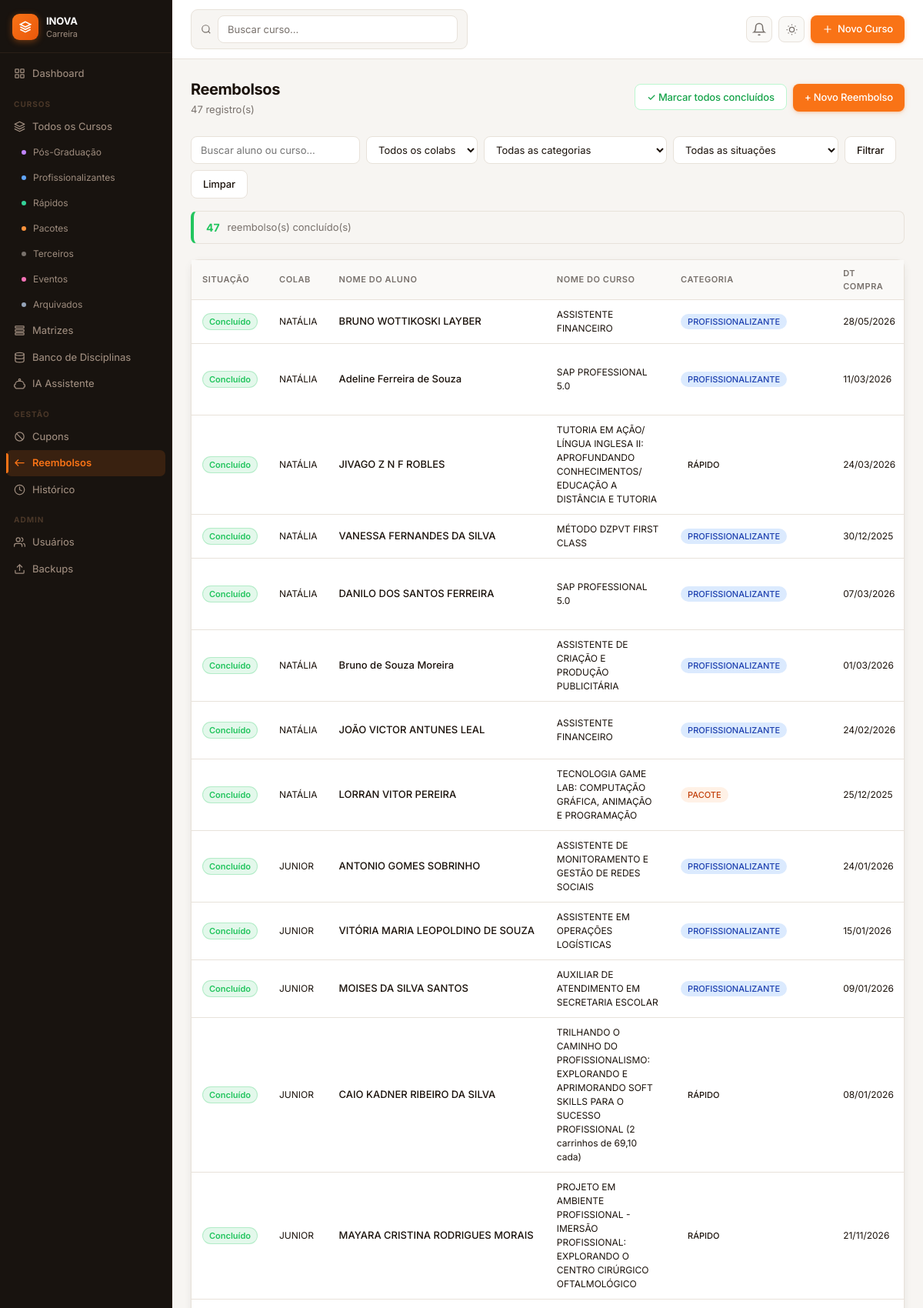
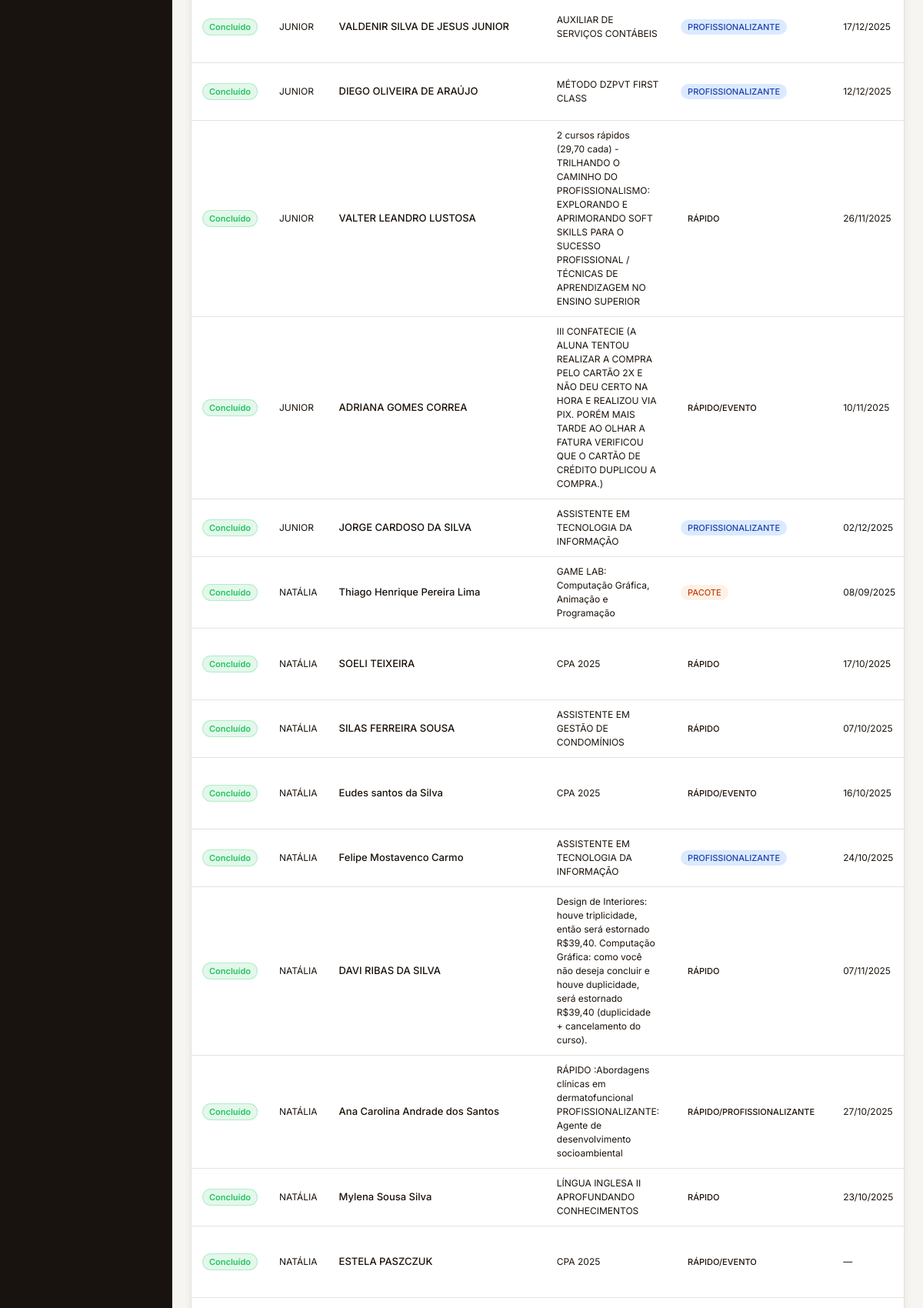
/reembolsos (signed in, upper part), run on the app's committed database (2 pictures, top to bottom).
### app.py (models this page shows, shortened)
class Refund(db.Model):
    id               = db.Column(db.Integer, primary_key=True)
    colab            = db.Column(db.String(100))
    nome_aluno       = db.Column(db.String(200))
    data_compra      = db.Column(db.Date)
    data_solicitacao = db.Column(db.Date)   # Solicitação do aluno
    valor            = db.Column(db.Float)
    valor_estorno    = db.Column(db.Float)
    nome_curso       = db.Column(db.String(300))
    categoria        = db.Column(db.String(100))
    solicitacao_1    = db.Column(db.Date)   # 1ª Solicitação (Nathy)
    solicitacao_2    = db.Column(db.Date)   # 2ª Solicitação (Jorge)
    data_aprovacao   = db.Column(db.Date)
    motivo           = db.Column(db.Text)
    curso_excluido   = db.Column(db.Date)   # Data exclusão do curso
    obs              = db.Column(db.Text)
    concluido_manual = db.Column(db.Boolean, default=False)
    created_at       = db.Column(db.DateTime, default=datetime.utcnow)
    cpf              = db.Column(db.String(20))
    celular          = db.Column(db.String(30))
    pix              = db.Column(db.String(200))
    email_destino    = db.Column(db.String(200))
    @property
    def pendencia(self):
        if self.concluido_manual:
            return ('concluido', 'Concluído')

### app.py (the view)
@app.route('/reembolsos')
@perm_check('can_manage_reembolsos')
def reembolsos():
    busca      = request.args.get('q', '').strip()
    f_colab    = request.args.get('colab', '').strip()
    f_cat      = request.args.get('categoria', '').strip()
    f_pend     = request.args.get('pendencia', '').strip()
    q = Refund.query
    if busca:
        q = q.filter(db.or_(
            Refund.nome_aluno.ilike(f'%{busca}%'),
            Refund.nome_curso.ilike(f'%{busca}%')
        ))
    if f_colab:
        q = q.filter(Refund.colab.ilike(f'%{f_colab}%'))
    if f_cat:
        q = q.filter(Refund.categoria.ilike(f'%{f_cat}%'))
    items = q.order_by(Refund.created_at.desc()).all()
    if f_pend:
        items = [r for r in items if r.pendencia[0] == f_pend]
    contagem = {'sem_solic1': 0, 'sem_solic2': 0, 'sem_aprovacao': 0, 'sem_exclusao': 0, 'concluido': 0}
    for r in Refund.query.all():
        contagem[r.pendencia[0]] += 1
    colabs = sorted({r.colab for r in Refund.query.all() if r.colab})
    cats   = sorted({r.categoria for r in Refund.query.all() if r.categoria})
    return render_template('reembolsos.html', items=items, contagem=contagem,
                           busca=busca, f_colab=f_colab, f_cat=f_cat, f_pend=f_pend,
                           colabs=colabs, cats=cats)

### app.py (called while the page is built, shortened)
def perm_check(check_fn_name):
    def decorator(f):
        @wraps(f)
        def decorated(*args, **kwargs):
            if 'user_id' not in session:
                return redirect(url_for('login'))
            u = User.query.get(session['user_id'])
            if not u or not getattr(u, check_fn_name)():
                flash('Você não tem permissão para acessar esta seção.', 'danger')
                return redirect(url_for('dashboard'))
            return f(*args, **kwargs)
        return decorated
    return decorator

@app.context_processor
def inject_now():
    return {'now': datetime.now}

@app.before_request
def ensure_db():
    global _db_ready

    def can_manage_cupons(self):
        if self.role == 'admin': return True
        if self._p().get('block_cupons'): return False
        return self.role == 'editor' or self._p().get('cupons_gerenciar', False)

    def can_manage_reembolsos(self):
        if self.role == 'admin': return True
        if self._p().get('block_reembolsos'): return False
        return self.role == 'editor' or self._p().get('reembolsos_gerenciar', False)

    def can_view_historico(self):
        if self.role == 'admin': return True
        if self._p().get('block_historico'): return False
        return self.role == 'editor' or self._p().get('historico_ver', False)

### templates/reembolsos.html (shortened to what this page needs)
{% extends 'base.html' %}
{% block content %}
<div class="page">
  <div class="page-header">
    <div>
      <div class="page-title">Reembolsos</div>
      <div class="page-subtitle">{{ items|length }} registro(s)</div>
    </div>
    <div style="display:flex;gap:8px">
      {% if session.role == 'admin' %}
      <form method="POST" action="{{ url_for('reembolsos_marcar_todos_concluidos') }}"
            onsubmit="return confirm('Marcar TODOS os reembolsos pendentes como concluídos?')">
        <button type="submit" class="btn btn-secondary" style="color:#16a34a;border-color:#bbf7d0">
          ✓ Marcar todos concluídos
        </button>
      </form>
      {% endif %}
      {% if session.role in ['admin','editor'] %}
      <a href="{{ url_for('reembolso_novo') }}" class="btn btn-primary">+ Novo Reembolso</a>
      {% endif %}
    </div>
  </div>
  <form method="GET" class="filters" style="margin-bottom:16px">
    <input type="text" name="q" value="{{ busca }}" placeholder="Buscar aluno ou curso..." class="filter-select" style="width:220px">
    <select name="colab" class="filter-select" onchange="this.form.submit()">
      <option value="">Todos os colabs</option>
    </select>
    <select name="categoria" class="filter-select" onchange="this.form.submit()">
      <option value="">Todas as categorias</option>
    </select>
    <select name="pendencia" class="filter-select" onchange="this.form.submit()">
      <option value="">Todas as situações</option>
    </select>
    <button type="submit" class="btn btn-secondary">Filtrar</button>
    <a href="{{ url_for('reembolsos') }}" class="btn btn-secondary">Limpar</a>
  </form>
  {% set pendentes = contagem.sem_solic1 + contagem.sem_solic2 + contagem.sem_aprovacao + contagem.sem_exclusao %}
  {% if contagem.concluido > 0 %}
  <div style="background:var(--card-bg);border:1px solid var(--border);border-left:4px solid #22c55e;border-radius:8px;padding:10px 16px;margin-bottom:20px;display:flex;align-items:center;gap:10px">
    <span style="font-weight:700;color:#22c55e">{{ contagem.concluido }}</span>
    <span style="font-size:13px;color:var(--text-muted)">reembolso(s) concluído(s)</span>
  </div>
  {% endif %}
  <div class="card">
    <div class="table-wrapper">
      <table style="min-width:1200px">
        <thead>
          <tr>
            <th>Situação</th>
            <th>Colab</th>
            <th>Nome do Aluno</th>
            <th>Nome do Curso</th>
            <th>Categoria</th>
            <th>Dt Compra</th>
          </tr>
        </thead>
        <tbody>
          {% for r in items %}
          {% set pend = r.pendencia %}
          {% if pend[0] == 'sem_solic1' %}{% set badge_color = '#ef4444' %}
          {% elif pend[0] == 'sem_solic2' %}{% set badge_color = '#f97316' %}
          {% elif pend[0] == 'sem_aprovacao' %}{% set badge_color = '#eab308' %}
          {% elif pend[0] == 'sem_exclusao' %}{% set badge_color = '#6366f1' %}
          {% else %}{% set badge_color = '#22c55e' %}{% endif %}
          <tr>
            <td style="white-space:nowrap">
              <span style="display:inline-block;padding:2px 8px;border-radius:12px;font-size:11px;font-weight:600;background:{{ badge_color }}20;color:{{ badge_color }};border:1px solid {{ badge_color }}40">
                {{ pend[1] }}
              </span>
            </td>
            <td style="white-space:nowrap;font-size:12px">{{ r.colab or '—' }}</td>
            <td style="white-space:nowrap;font-weight:500;font-size:13px">{{ r.nome_aluno or '—' }}</td>
            <td style="max-width:180px;font-size:12px">{{ r.nome_curso or '—' }}</td>
            <td>
              {% if r.categoria %}
              <span class="badge badge-{{ r.categoria|lower|replace('-','_')|replace('ó','o')|replace('é','e')|replace('ã','a') }}">{{ r.categoria }}</span>
              {% else %}—{% endif %}
            </td>
            <td style="font-size:12px;white-space:nowrap">{{ r.data_compra.strftime('%d/%m/%Y') if r.data_compra else '—' }}</td>
          </tr>
          {% else %}
          <tr><td colspan="15" style="text-align:center;color:var(--text-muted);padding:32px">Nenhum reembolso registrado.</td></tr>
          {% endfor %}
        </tbody>
      </table>
    </div>
  </div>
</div>
{% endblock %}

### static/css/style.css (style rules this page uses)
:root { --bg: #f7f5f2; --surface: #ffffff; --surface-2: #faf9f7; --sidebar-bg: #18130f; --sidebar-border: #2a1f18; --sidebar-text: #9e8c7e; --sidebar-hover: #241c16; --primary: #f97316; --primary-hover: #ea580c; --primary-light: #fff7ed; --primary-ring: rgba(249,115,22,.18); --success: #16a34a; --warning: #d97706; --danger: #dc2626; --text: #1a110a; --text-muted: #78716c; --border: #e8e2da; --radius: 10px; --shadow: 0 1px 2px rgba(0,0,0,.04), 0 4px 12px rgba(0,0,0,.06); --shadow-md: 0 4px 16px rgba(0,0,0,.10), 0 1px 4px rgba(0,0,0,.06); --transition: .18s ease; }
*, *::before, *::after { box-sizing: border-box; margin: 0; padding: 0; }
body { font-family: 'Inter', -apple-system, BlinkMacSystemFont, sans-serif; background: var(--bg); color: var(--text); font-size: 14px; line-height: 1.5; transition: background var(--transition), color var(--transition); -webkit-font-smoothing: antialiased; }
.page { padding: 24px; }
.page-header { display: flex; align-items: center; justify-content: space-between; margin-bottom: 24px; flex-wrap: wrap; gap: 12px; }
.page-title { font-size: 20px; font-weight: 700; letter-spacing: -.02em; }
.page-subtitle { font-size: 13px; color: var(--text-muted); margin-top: 2px; }
.card { background: var(--surface); border-radius: var(--radius); box-shadow: var(--shadow); border: 1px solid var(--border); transition: background var(--transition), border-color var(--transition); }
.table-wrapper { overflow-x: auto; }
table { width: 100%; border-collapse: collapse; }
thead th { background: var(--surface-2); padding: 9px 14px; text-align: left; font-size: 11px; font-weight: 600; letter-spacing: .05em; text-transform: uppercase; color: var(--text-muted); border-bottom: 1px solid var(--border); transition: background var(--transition); }
tbody tr { border-bottom: 1px solid var(--border); transition: background .12s; }
td { padding: 10px 14px; font-size: 13px; vertical-align: middle; }
.badge { display: inline-flex; align-items: center; padding: 2px 9px; border-radius: 20px; font-size: 11px; font-weight: 500; white-space: nowrap; }
.badge-profissionalizante { background: #dbeafe; color: #1e40af; }
.badge-pacote { background: #fff1e6; color: #c2410c; }
.btn { display: inline-flex; align-items: center; gap: 6px; padding: 8px 15px; border-radius: 8px; border: none; cursor: pointer; font-size: 13px; font-weight: 500; text-decoration: none; transition: all .15s; white-space: nowrap; font-family: inherit; letter-spacing: -.01em; }
.btn-primary { background: var(--primary); color: #fff; box-shadow: 0 1px 3px rgba(249,115,22,.3), 0 2px 8px rgba(249,115,22,.15); }
.btn-secondary { background: var(--surface); color: var(--text); border: 1.5px solid var(--border); }
.filters { display: flex; gap: 8px; flex-wrap: wrap; margin-bottom: 18px; }
.filter-select { padding: 7px 11px; border: 1.5px solid var(--border); border-radius: 8px; background: var(--surface); font-size: 13px; color: var(--text); outline: none; cursor: pointer; transition: border-color .14s, box-shadow .14s; font-family: inherit; }
input[type=text], input[type=password], input[type=number], input[type=date], input[type=url], select, textarea { padding: 9px 12px; border: 1.5px solid var(--border); border-radius: 8px; font-size: 13px; font-family: inherit; color: var(--text); outline: none; transition: border-color .14s, box-shadow .14s, background var(--transition); background: var(--surface); }

### data on the page
Refund: pend "Concluído", colab "NATÁLIA", nome_aluno "BRUNO WOTTIKOSKI LAYBER", nome_curso "ASSISTENTE FINANCEIRO", categoria "PROFISSIONALIZANTE", data_compra "28/05/2026"
Refund: pend "Concluído", colab "NATÁLIA", nome_aluno "Adeline Ferreira de Souza", nome_curso "SAP PROFESSIONAL 5.0", categoria "PROFISSIONALIZANTE", data_compra "11/03/2026"
Refund: pend "Concluído", colab "NATÁLIA", nome_aluno "JIVAGO Z N F ROBLES", nome_curso "TUTORIA EM AÇÃO/ LÍNGUA INGLESA II: APROFUNDANDO CONHECIMENTOS/ EDUCAÇÃO A DISTÂNCIA E TUTORIA", categoria "RÁPIDO", data_compra "24/03/2026"
Refund: pend "Concluído", colab "NATÁLIA", nome_aluno "VANESSA FERNANDES DA SILVA", nome_curso "MÉTODO DZPVT FIRST CLASS", categoria "PROFISSIONALIZANTE", data_compra "30/12/2025"
Refund: pend "Concluído", colab "NATÁLIA", nome_aluno "DANILO DOS SANTOS FERREIRA", nome_curso "SAP PROFESSIONAL 5.0", categoria "PROFISSIONALIZANTE", data_compra "07/03/2026"
Refund: pend "Concluído", colab "NATÁLIA", nome_aluno "Bruno de Souza Moreira", nome_curso "ASSISTENTE DE CRIAÇÃO E PRODUÇÃO PUBLICITÁRIA", categoria "PROFISSIONALIZANTE", data_compra "01/03/2026"
Refund: pend "Concluído", colab "NATÁLIA", nome_aluno "JOÃO VICTOR ANTUNES LEAL", nome_curso "ASSISTENTE FINANCEIRO", categoria "PROFISSIONALIZANTE", data_compra "24/02/2026"
Refund: pend "Concluído", colab "NATÁLIA", nome_aluno "LORRAN VITOR PEREIRA", nome_curso "TECNOLOGIA GAME LAB: COMPUTAÇÃO GRÁFICA, ANIMAÇÃO E PROGRAMAÇÃO", categoria "PACOTE", data_compra "25/12/2025"
Refund: pend "Concluído", colab "JUNIOR", nome_aluno "ANTONIO GOMES SOBRINHO", nome_curso "ASSISTENTE DE MONITORAMENTO E GESTÃO DE REDES SOCIAIS", categoria "PROFISSIONALIZANTE", data_compra "24/01/2026"
Refund: pend "Concluído", colab "JUNIOR", nome_aluno "VITÓRIA MARIA LEOPOLDINO DE SOUZA", nome_curso "ASSISTENTE EM OPERAÇÕES LOGÍSTICAS", categoria "PROFISSIONALIZANTE", data_compra "15/01/2026"
Refund: pend "Concluído", colab "JUNIOR", nome_aluno "MOISES DA SILVA SANTOS", nome_curso "AUXILIAR DE ATENDIMENTO EM SECRETARIA ESCOLAR", categoria "PROFISSIONALIZANTE", data_compra "09/01/2026"
Refund: pend "Concluído", colab "JUNIOR", nome_aluno "CAIO KADNER RIBEIRO DA SILVA", nome_curso "TRILHANDO O CAMINHO DO PROFISSIONALISMO: EXPLORANDO E APRIMORANDO SOFT SKILLS PARA O SUCESSO PROFISSIONAL (2 carrinhos de 69,10 cada)", categoria "RÁPIDO", data_compra "08/01/2026"
Refund: pend "Concluído", colab "JUNIOR", nome_aluno "MAYARA CRISTINA RODRIGUES MORAIS", nome_curso "PROJETO EM AMBIENTE PROFISSIONAL - IMERSÃO PROFISSIONAL: EXPLORANDO O CENTRO CIRÚRGICO OFTALMOLÓGICO", categoria "RÁPIDO", data_compra "21/11/2026"
Refund: pend "Concluído", colab "JUNIOR", nome_aluno "VALDENIR SILVA DE JESUS JUNIOR", nome_curso "AUXILIAR DE SERVIÇOS CONTÁBEIS", categoria "PROFISSIONALIZANTE", data_compra "17/12/2025"
Refund: pend "Concluído", colab "JUNIOR", nome_aluno "DIEGO OLIVEIRA DE ARAÚJO", nome_curso "MÉTODO DZPVT FIRST CLASS", categoria "PROFISSIONALIZANTE", data_compra "12/12/2025"
Refund: pend "Concluído", colab "JUNIOR", nome_aluno "VALTER LEANDRO LUSTOSA", nome_curso "2 cursos rápidos (29,70 cada) - TRILHANDO O CAMINHO DO PROFISSIONALISMO: EXPLORANDO E APRIMORANDO SOFT SKILLS PARA O SUCESSO PROFISSIONAL / TÉCNICAS DE APRENDIZAGEM NO ENSINO SUPERIOR", categoria "RÁPIDO", data_compra "26/11/2025"
Refund: pend "Concluído", colab "JUNIOR", nome_aluno "ADRIANA GOMES CORREA", nome_curso "III CONFATECIE (A ALUNA TENTOU REALIZAR A COMPRA PELO CARTÃO 2X E NÃO DEU CERTO NA HORA E REALIZOU VIA PIX. PORÉM MAIS TARDE AO OLHAR A FATURA VERIFICOU QUE O CARTÃO DE CRÉDITO DUPLICOU A COMPRA.)", categoria "RÁPIDO/EVENTO", data_compra "10/11/2025"
Refund: pend "Concluído", colab "JUNIOR", nome_aluno "JORGE CARDOSO DA SILVA", nome_curso "ASSISTENTE EM TECNOLOGIA DA INFORMAÇÃO", categoria "PROFISSIONALIZANTE", data_compra "02/12/2025"
Refund: pend "Concluído", colab "NATÁLIA", nome_aluno "Thiago Henrique Pereira Lima", nome_curso "GAME LAB: Computação Gráfica, Animação e Programação", categoria "PACOTE", data_compra "08/09/2025"
Refund: pend "Concluído", colab "NATÁLIA", nome_aluno "SOELI TEIXEIRA", nome_curso "CPA 2025", categoria "RÁPIDO", data_compra "17/10/2025"
Refund: pend "Concluído", colab "NATÁLIA", nome_aluno "SILAS FERREIRA SOUSA", nome_curso "ASSISTENTE EM GESTÃO DE CONDOMÍNIOS", categoria "RÁPIDO", data_compra "07/10/2025"
Refund: pend "Concluído", colab "NATÁLIA", nome_aluno "Eudes santos da Silva", nome_curso "CPA 2025", categoria "RÁPIDO/EVENTO", data_compra "16/10/2025"
Refund: pend "Concluído", colab "NATÁLIA", nome_aluno "Felipe Mostavenco Carmo", nome_curso "ASSISTENTE EM TECNOLOGIA DA INFORMAÇÃO", categoria "PROFISSIONALIZANTE", data_compra "24/10/2025"
Refund: pend "Concluído", colab "NATÁLIA", nome_aluno "DAVI RIBAS DA SILVA", nome_curso "Design de Interiores: houve triplicidade, então será estornado R$39,40. Computação Gráfica: como você não deseja concluir e houve duplicidade, será estornado R$39,40 (duplicidade + cancelamento do curso).", categoria "RÁPIDO", data_compra "07/11/2025"
Refund: pend "Concluído", colab "NATÁLIA", nome_aluno "Ana Carolina Andrade dos Santos", nome_curso "RÁPIDO :Abordagens clínicas em dermatofuncional PROFISSIONALIZANTE: Agente de desenvolvimento socioambiental", categoria "RÁPIDO/PROFISSIONALIZANTE", data_compra "27/10/2025"
Refund: pend "Concluído", colab "NATÁLIA", nome_aluno "Mylena Sousa Silva", nome_curso "LÍNGUA INGLESA II APROFUNDANDO CONHECIMENTOS", categoria "RÁPIDO", data_compra "23/10/2025"
Refund: pend "Concluído", colab "NATÁLIA", nome_aluno "ESTELA PASZCZUK", nome_curso "CPA 2025", categoria "RÁPIDO/EVENTO", data_compra "—"

### other printed values
{{ items|length }} "47"
{{ contagem.concluido }} "47"
